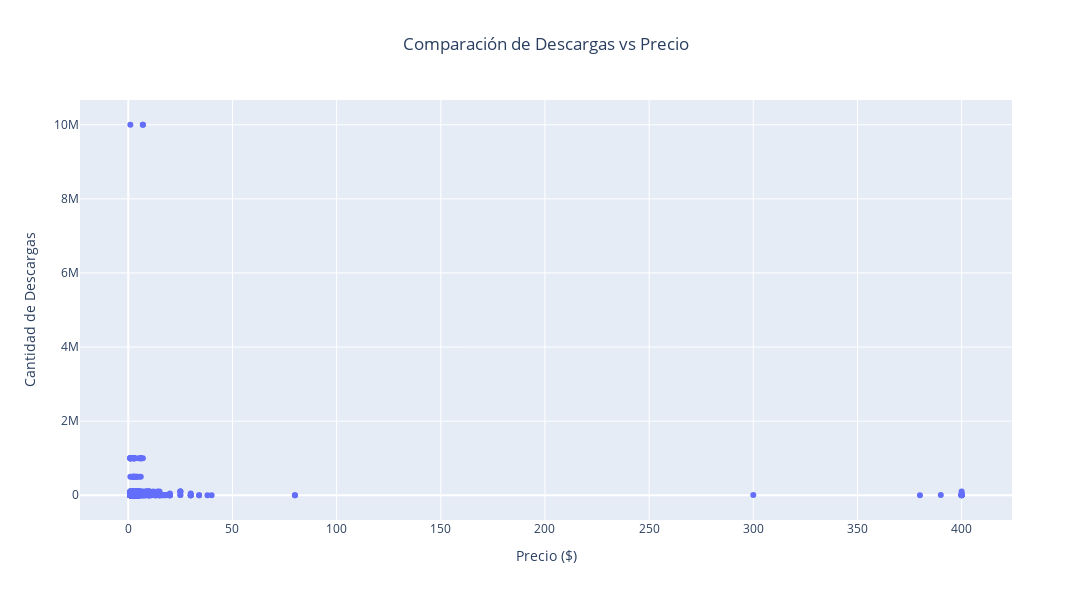

The notebook cell saved with this chart:
### Markdown cell above
### Visualización de cantidad de descargas vs precio

### Code cell
# Limpiar y convertir la columna de precios usando una cadena sin procesar (raw string)
new_df = df
new_df['Price'] = new_df['Price'].replace({r'\$': '', ' ': ''}, regex=True).astype(float)

# Convertir la columna de reseñas a tipo numérico
new_df['Installs'] = new_df['Installs'].astype(int)

# Quitar los productos gratis
new_df = new_df[new_df['Price'] > 0]

# Crear el gráfico de dispersión con Plotly
fig = px.scatter(new_df, x='Price', y='Installs', 
                 hover_data={'App'},
                 title='Comparación de Descargas vs Precio',
                 labels={'Price': 'Precio ($)', 'Installs': 'Cantidad de Descargas'},
                 width=1200, height=600,
                 )

fig.update_layout(
    title_x = 0.5
)

# Mostrar el gráfico
fig.show()

### Figure 1 — Plotly figure (JSON) as saved in the notebook; plotly's stock layout.template omitted (floating-point values rounded to 4 significant figures; data arrays with more than 128 entries replaced by an {"elided": "..."} marker saying what was removed)
{"data": [{"customdata": {"elided": "645x1 str values"}, "hovertemplate": "Precio ($)=%{x}<br>Cantidad de Descargas=%{y}<br>App=%{customdata[0]}<extra></extra>", "legendgroup": "", "marker": {"color": "#636efa", "symbol": "circle"}, "mode": "markers", "name": "", "orientation": "v", "showlegend": false, "type": "scatter", "x": {"elided": "645 float values"}, "xaxis": "x", "y": {"elided": "645 int values"}, "yaxis": "y"}], "layout": {"height": 600, "legend": {"tracegroupgap": 0}, "title": {"text": "Comparación de Descargas vs Precio", "x": 0.5}, "width": 1200, "xaxis": {"anchor": "y", "domain": [0, 1], "title": {"text": "Precio ($)"}}, "yaxis": {"anchor": "x", "domain": [0, 1], "title": {"text": "Cantidad de Descargas"}}}}
